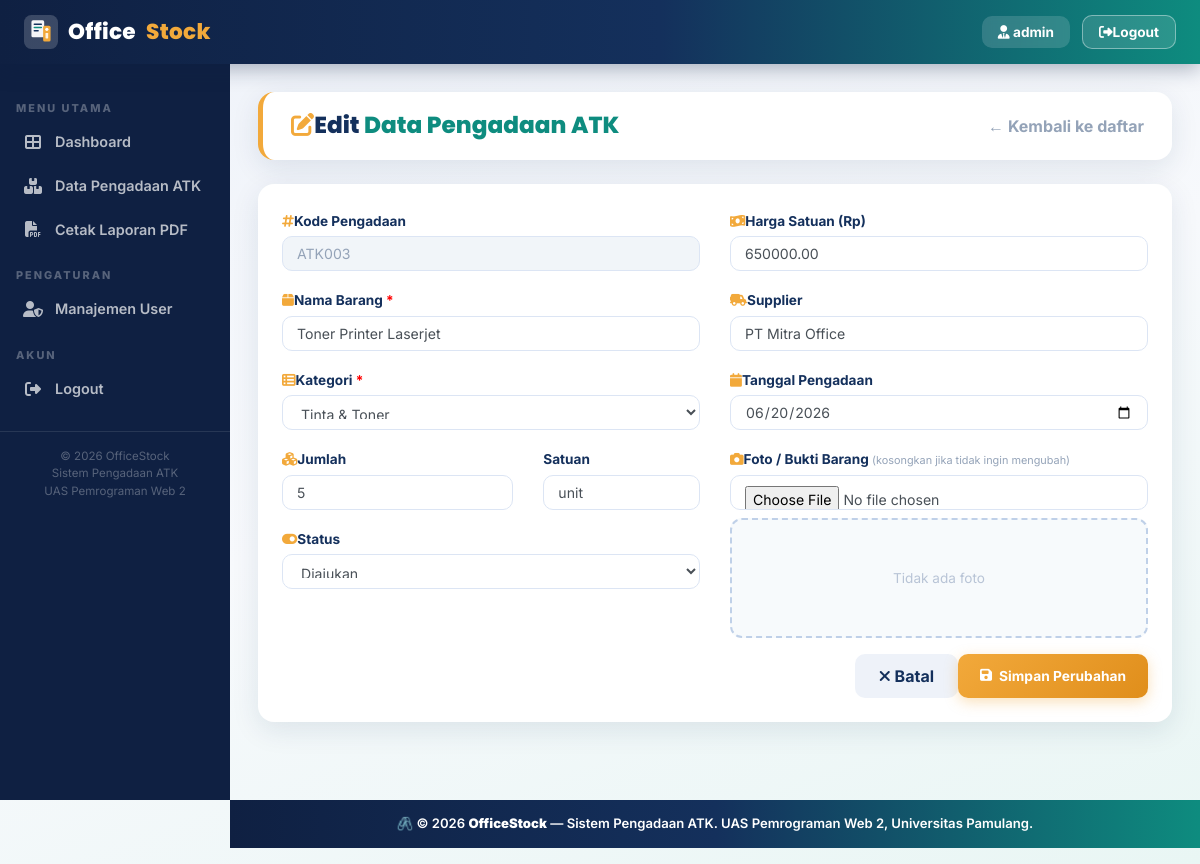
Page /edit.php?id=ATK003 (signed in) on the committed database.
### tables this page shows
CREATE TABLE `tb_pengadaan_atk` (
  `id_pengadaan` varchar(20) NOT NULL,
  `nama_barang` varchar(100) NOT NULL,
  `kategori` enum('Alat Tulis','Kertas & Cetak','Peralatan Kantor','Tinta & Toner','Map & Arsip','Lainnya') NOT NULL,
  `jumlah` int(11) NOT NULL COMMENT 'jumlah unit/satuan barang',
  `satuan` varchar(20) NOT NULL DEFAULT 'pcs',
  `harga_satuan` decimal(12,2) NOT NULL,
  `supplier` varchar(100) DEFAULT NULL,
  `tanggal_pengadaan` date NOT NULL,
  `foto_barang` varchar(255) DEFAULT NULL,
  `status` enum('Diajukan','Disetujui','Diterima','Ditolak') DEFAULT 'Diajukan',
  PRIMARY KEY (`id_pengadaan`)
);

### edit.php (the view, shortened to what this page needs)
<?php
include 'koneksi.php';
include 'partials/header.php';
$row = null;
if (isset($_GET['id'])) {
    $id  = mysqli_real_escape_string($koneksi, $_GET['id']);
    $res = mysqli_query($koneksi, "SELECT * FROM tb_pengadaan_atk WHERE id_pengadaan='$id'");
    $row = mysqli_fetch_assoc($res);
}
?>
<div class="main-content">
<div class="page-header">
    <h1><i class="fas fa-edit me-2" style="color:#F2A93B;"></i>Edit <span>Data Pengadaan ATK</span></h1>
    <a href="pengadaan.php" style="color:#94A3B8; font-weight:700; text-decoration:none;">&larr; Kembali ke daftar</a>
</div>
<div class="os-card">
  <div class="card-body">
    <form action="" method="post" enctype="multipart/form-data">
      <div class="row g-3">
        <div class="col-md-6">
          <div class="mb-3">
            <label class="form-label"><i class="fas fa-hashtag me-1" style="color:#F2A93B;"></i>Kode Pengadaan</label>
            <input type="text" class="form-control" value="<?php echo htmlspecialchars($row['id_pengadaan']); ?>" disabled
                   style="background:#F1F5F9; color:#94A3B8;">
          </div>
          <div class="mb-3">
            <label class="form-label"><i class="fas fa-box me-1" style="color:#F2A93B;"></i>Nama Barang <span style="color:red">*</span></label>
            <input type="text" name="nama_barang" class="form-control"
                   value="<?php echo htmlspecialchars($row['nama_barang']); ?>" required>
          </div>
          <div class="mb-3">
            <label class="form-label"><i class="fas fa-th-list me-1" style="color:#F2A93B;"></i>Kategori <span style="color:red">*</span></label>
            <select name="kategori" class="form-control" required>
                <?php foreach(['Alat Tulis','Kertas & Cetak','Peralatan Kantor','Tinta & Toner','Map & Arsip','Lainnya'] as $k): ?>
                <option value="<?php echo $k; ?>" <?php echo ($row['kategori']==$k)?'selected':''; ?>><?php echo $k; ?></option>
                <?php endforeach; ?>
            </select>
          </div>
          <div class="row g-2">
            <div class="col-7">
              <div class="mb-3">
                <label class="form-label"><i class="fas fa-cubes me-1" style="color:#F2A93B;"></i>Jumlah</label>
                <input type="number" name="jumlah" class="form-control" value="<?php echo $row['jumlah']; ?>" min="1" required>
              </div>
            </div>
            <div class="col-5">
              <div class="mb-3">
                <label class="form-label">Satuan</label>
                <input type="text" name="satuan" class="form-control" value="<?php echo htmlspecialchars($row['satuan']); ?>" required>
              </div>
            </div>
          </div>
          <div class="mb-3">
            <label class="form-label"><i class="fas fa-toggle-on me-1" style="color:#F2A93B;"></i>Status</label>
            <select name="status" class="form-control">
                <?php foreach(['Diajukan','Disetujui','Diterima','Ditolak'] as $s): ?>
                <option value="<?php echo $s; ?>" <?php echo ($row['status']==$s)?'selected':''; ?>><?php echo $s; ?></option>
                <?php endforeach; ?>
            </select>
          </div>
        </div>
        <div class="col-md-6">
          <div class="mb-3">
            <label class="form-label"><i class="fas fa-money-bill-wave me-1" style="color:#F2A93B;"></i>Harga Satuan (Rp)</label>
            <input type="number" name="harga_satuan" class="form-control" value="<?php echo $row['harga_satuan']; ?>" min="0" required>
          </div>
          <div class="mb-3">
            <label class="form-label"><i class="fas fa-truck-field me-1" style="color:#F2A93B;"></i>Supplier</label>
            <input type="text" name="supplier" class="form-control" value="<?php echo htmlspecialchars($row['supplier']); ?>">
          </div>
          <div class="mb-3">
            <label class="form-label"><i class="fas fa-calendar me-1" style="color:#F2A93B;"></i>Tanggal Pengadaan</label>
            <input type="date" name="tanggal_pengadaan" class="form-control" value="<?php echo $row['tanggal_pengadaan']; ?>" required>
          </div>
          <div class="mb-3">
            <label class="form-label"><i class="fas fa-camera me-1" style="color:#F2A93B;"></i>Foto / Bukti Barang
              <small style="color:#94A3B8;">(kosongkan jika tidak ingin mengubah)</small>
            </label>
            <input type="file" name="foto_barang" id="foto_barang" class="form-control" accept="image/*">
            <div class="img-preview-wrap mt-2" id="preview-wrap">
                <?php if ($row['foto_barang'] && file_exists('uploads/'.$row['foto_barang'])): ?>
                    <img src="uploads/<?php echo htmlspecialchars($row['foto_barang']); ?>" alt="foto" id="preview-img">
                <?php else: ?>
                    <span style="color:#B8C4D6; font-size:0.85rem;">Tidak ada foto</span>
                <?php endif; ?>
            </div>
          </div>
        </div>
        <div class="col-12 d-flex gap-2 justify-content-end">
            <a href="pengadaan.php" style="padding:10px 24px; border-radius:10px; background:#EEF2F9; color:#14305C; font-weight:700; text-decoration:none;">
                <i class="fas fa-times me-1"></i> Batal
            </a>
            <button type="submit" class="btn-os-amber">
                <i class="fas fa-save me-1"></i> Simpan Perubahan
            </button>
        </div>
      </div>
    </form>
  </div>
</div>
</div>
<?php include 'partials/footer.php'; ?>

### partials/header.php (style rules this page uses)
:root { --navy-main: #14305C; --navy-light: #2C4D85; --navy-pale: #EEF2F9; --amber-main: #F2A93B; --amber-light: #FDEBC9; --teal-main: #0E8C7F; --teal-light: #DDF4F0; --slate: #64748B; --sidebar-bg: #0F2042; --text-dark: #14305C; --card-shadow: 0 8px 28px rgba(20,48,92,0.10); }
* { box-sizing: border-box; }
body { margin: 0; padding: 0; background: linear-gradient(160deg, #EEF2F9 0%, #F7F9FC 50%, #E9F6F4 100%); font-family: 'Inter', sans-serif; min-height: 100vh; }
.main-content { margin-left: 230px; margin-top: 64px; padding: 28px; min-height: calc(100vh - 64px); }
.page-header { background: white; border-radius: 16px; padding: 20px 28px; margin-bottom: 24px; box-shadow: var(--card-shadow); display: flex; align-items: center; justify-content: space-between; flex-wrap: wrap; gap: 12px; border-left: 5px solid #F2A93B; }
.page-header h1 { font-family: 'Poppins', sans-serif; font-size: 1.45rem; font-weight: 800; color: var(--text-dark); margin: 0; }
.page-header h1 span { color: #0E8C7F; }
.btn-os-amber { background: linear-gradient(135deg, #F2A93B, #E08E1B); color: white; border: none; padding: 10px 22px; border-radius: 10px; font-weight: 700; font-size: 0.86rem; text-decoration: none; transition: all 0.3s; display: inline-flex; align-items: center; gap: 7px; box-shadow: 0 4px 14px rgba(242,169,59,0.35); }
.os-card { background: white; border-radius: 16px; box-shadow: var(--card-shadow); overflow: hidden; }
.os-card .card-body { padding: 24px; }
.form-label { font-weight: 700; font-size: 0.85rem; color: var(--text-dark); margin-bottom: 5px; }
.form-control, .form-select { border: 1.5px solid #DCE5F4; border-radius: 10px; padding: 10px 14px; font-family: 'Inter', sans-serif; font-size: 0.88rem; transition: all 0.3s; }
.img-preview-wrap { border: 2px dashed #BFD0E8; border-radius: 12px; padding: 12px; text-align: center; background: #F7FAFC; min-height: 120px; display: flex; align-items: center; justify-content: center; }

### rows in the picture
tb_pengadaan_atk: id_pengadaan "ATK003", nama_barang "Toner Printer Laserjet", kategori "Tinta & Toner", jumlah "5", satuan "unit", status "Diajukan", harga_satuan "650000.00", supplier "PT Mitra Office", tanggal_pengadaan "06/20/2026"

### other values in the picture
$_SESSION['username'] "admin"
